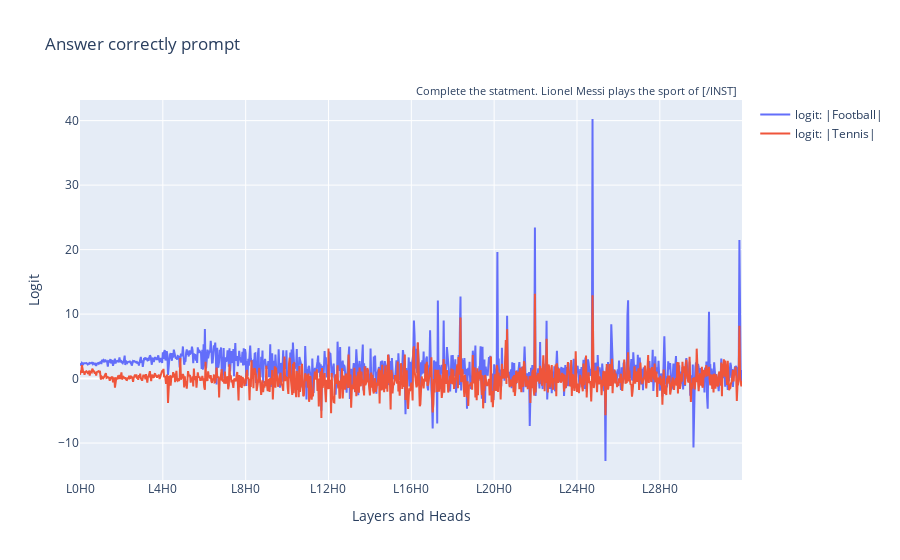
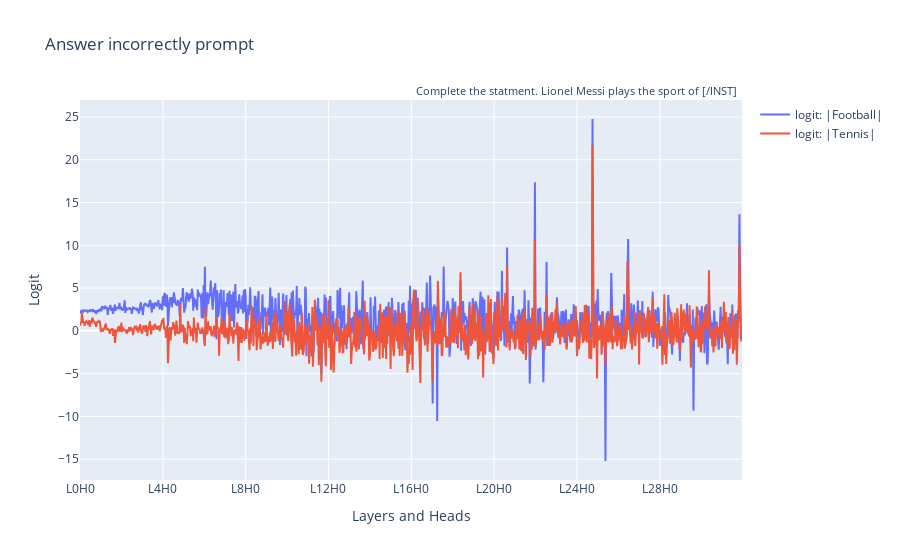

Notebook code for these charts, in order:
### Markdown cell above
### Plot by head

### Code cell
ld_base = lens_dict["corr_base"]
ld_comp = lens_dict["corr_competing"]

logits_base = ld_base.get_logits("attn_head", lens_type="tuned")
logits_comp = ld_comp.get_logits("attn_head", lens_type="tuned")

utils.plot_head_data(
    lines=[
        (
            f"logit: |{ld_base.pd.ml_str}|", 
            logits_base[:, ld_base.pd.ml_token]
        ),
        (
            f"logit: |{ld_comp.pd.ml_str}|", 
            logits_base[:, ld_comp.pd.ml_token]
        ),
    ],
    annotation_text=ld_base.pd.prompt.split("\n")[-1],
    title="Answer correctly prompt",
    yaxis_title="Logit",
).show()

utils.plot_head_data(
    lines=[
        (
            f"logit: |{ld_base.pd.ml_str}|", 
            logits_comp[:, ld_base.pd.ml_token]
        ),
        (
            f"logit: |{ld_comp.pd.ml_str}|", 
            logits_comp[:, ld_comp.pd.ml_token]
        ),
    ],
    annotation_text=ld_comp.pd.prompt.split("\n")[-1],
    title="Answer incorrectly prompt",
    yaxis_title="Logit",
).show()

### Figure 1 — Plotly figure (JSON) as saved in the notebook; plotly's stock layout.template omitted (floating-point values rounded to 4 significant figures; data arrays with more than 128 entries replaced by an {"elided": "..."} marker saying what was removed)
{"data": [{"mode": "lines", "name": "logit: |Football|", "type": "scatter", "x": {"elided": "1024 str values"}, "y": {"elided": "1024 float values"}}, {"mode": "lines", "name": "logit: |Tennis|", "type": "scatter", "x": {"elided": "1024 str values"}, "y": {"elided": "1024 float values"}}], "layout": {"annotations": [{"font": {"size": 11}, "showarrow": false, "text": "Complete the statment. Lionel Messi plays the sport of [/INST] ", "x": 1, "xref": "paper", "y": 1.05, "yref": "paper"}], "hovermode": "x unified", "showlegend": true, "title": {"text": "Answer correctly prompt"}, "xaxis": {"ticktext": ["L0H0", "L4H0", "L8H0", "L12H0", "L16H0", "L20H0", "L24H0", "L28H0"], "tickvals": [0, 128, 256, 384, 512, 640, 768, 896], "title": {"text": "Layers and Heads"}}, "yaxis": {"title": {"text": "Logit"}}}}

### Figure 2 — Plotly figure (JSON) as saved in the notebook; plotly's stock layout.template omitted (floating-point values rounded to 4 significant figures; data arrays with more than 128 entries replaced by an {"elided": "..."} marker saying what was removed)
{"data": [{"mode": "lines", "name": "logit: |Football|", "type": "scatter", "x": {"elided": "1024 str values"}, "y": {"elided": "1024 float values"}}, {"mode": "lines", "name": "logit: |Tennis|", "type": "scatter", "x": {"elided": "1024 str values"}, "y": {"elided": "1024 float values"}}], "layout": {"annotations": [{"font": {"size": 11}, "showarrow": false, "text": "Complete the statment. Lionel Messi plays the sport of [/INST] ", "x": 1, "xref": "paper", "y": 1.05, "yref": "paper"}], "hovermode": "x unified", "showlegend": true, "title": {"text": "Answer incorrectly prompt"}, "xaxis": {"ticktext": ["L0H0", "L4H0", "L8H0", "L12H0", "L16H0", "L20H0", "L24H0", "L28H0"], "tickvals": [0, 128, 256, 384, 512, 640, 768, 896], "title": {"text": "Layers and Heads"}}, "yaxis": {"title": {"text": "Logit"}}}}
